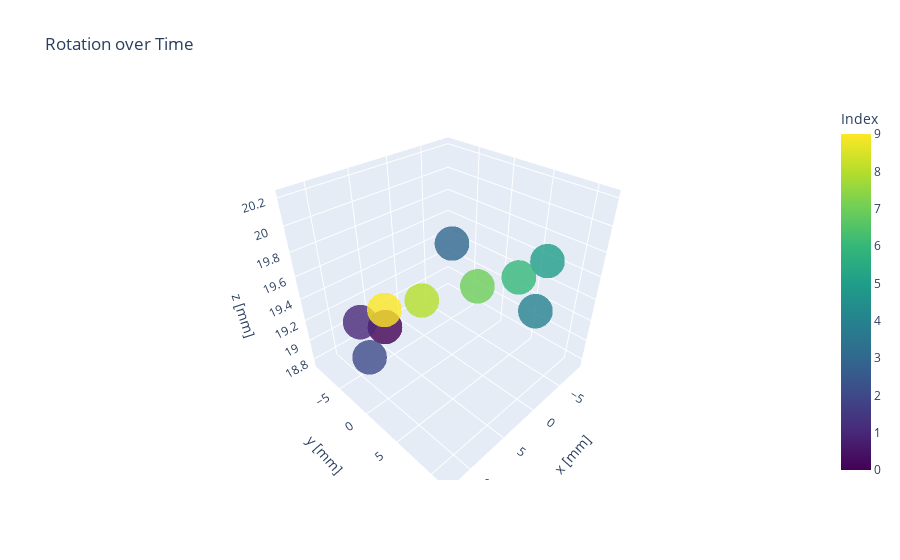

Notebook source saved alongside this figure:
### Code cell
a = 0
b = 1

measured2D = go.Scatter3d(x=locpred[:,a], y=locpred[:,b], z=locpred[:,2], mode='markers', marker=dict(
        size=12,
        color=np.array(range(len(locpred[:,a]))),                # set color to an array/list of desired values
        colorbar=dict(
            title="Index"
        ),
        colorscale='Viridis',   # choose a colorscale
        opacity=0.8
    ))
#calc2D = go.Scatter(x=locact[:,a], y=locact[:,b], mode='markers')
layout = go.Layout(title='Rotation over Time', scene=dict(xaxis_title='x [mm]', yaxis_title='y [mm]', zaxis_title='z [mm]'))
fig2 = go.Figure(data=[measured2D], layout=layout)
fig2.update_yaxes(scaleanchor='x')
fig2.show()

### Figure 1 — Plotly figure (JSON) as saved in the notebook; plotly's stock layout.template omitted (floating-point values rounded to 4 significant figures)
{"data": [{"marker": {"color": [0, 1, 2, 3, 4, 5, 6, 7, 8, 9], "colorbar": {"title": {"text": "Index"}}, "colorscale": [[0, "#440154"], [0.1111, "#482878"], [0.2222, "#3e4989"], [0.3333, "#31688e"], [0.4444, "#26828e"], [0.5556, "#1f9e89"], [0.6667, "#35b779"], [0.7778, "#6ece58"], [0.8889, "#b5de2b"], [1, "#fde725"]], "opacity": 0.8, "size": 12}, "mode": "markers", "type": "scatter3d", "x": [3.007, 9.485, 12.31, 7.715, 1.335, -4.308, -8.733, -7.752, -2.678, 2.828], "y": [-9.325, -4.533, 0.9058, 7.337, 11.53, 8.668, 2.517, -3.082, -8.365, -9.317], "z": [18.76, 19.27, 19.3, 20.21, 19.67, 19.78, 19.3, 19.06, 18.89, 18.95]}], "layout": {"scene": {"xaxis": {"title": {"text": "x [mm]"}}, "yaxis": {"title": {"text": "y [mm]"}}, "zaxis": {"title": {"text": "z [mm]"}}}, "title": {"text": "Rotation over Time"}, "yaxis": {"scaleanchor": "x"}}}
